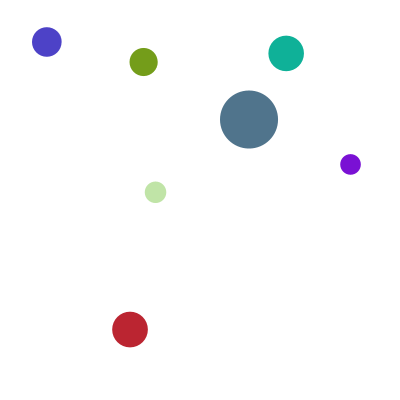
Frame 1 (no input)
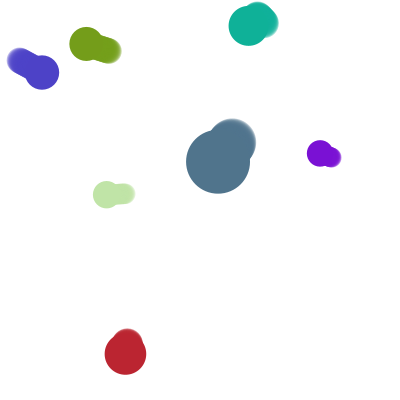
Frame 60 (the mouse pressed at the canvas centre just before this capture)
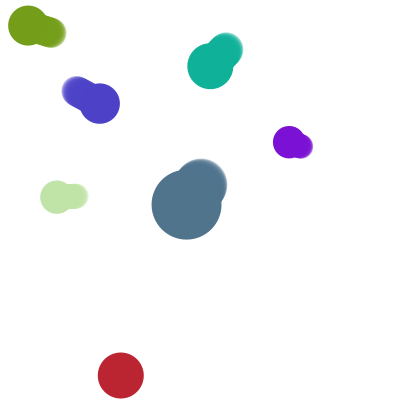
Frame 120 (the mouse held since frame 60 and released just before this capture)

The Processing sketch that drew these frames (run headless with seeded random() and noise(); from frame 60 on, the mouse is pressed at the canvas centre):

// Processing sketch: molecules
// ── molecules.pde
Molecule[] molecules = new Molecule[7];

void setup() {
    surface.setResizable(true);
    frameRate(60);
    size(400, 400);
    background(255);
    for (int i = 0; i < molecules.length; i++) {
        molecules[i] = new Molecule(random(31, width-31), random(31, height-31), random(10, 30)); //limites 31 pour pas que les molécules sortent de l'écran
    }
}

void draw() {
    background(255);
    for (Molecule m : molecules) {
        m.deplacer();
        m.trainer();
        m.afficher();
        m.changeColor();
        m.pulsate();
    }
}

// ── mols.pde
class Molecule {
    float x, y;
    float vx, vy;
    float r;
    color col;
    float pulseSpeed = 0.05;  // vitesse de pulsation
    float time = 0;  // variable de temps

    ArrayList<PVector> trailPositions = new ArrayList<PVector>();
    int maxTrailLength = 20;  // longueur max de la traînée

    Molecule(float x, float y, float r) {
    this.x = x;
    this.y = y;
    this.r = r;
    this.vx = random(-1, 1);
    this.vy = random(-1, 1);
    this.col = color(random(255), random(255), random(255));
    this.time = time;
    this.pulseSpeed = pulseSpeed;
    }

    void deplacer() {
    this.x += this.vx;
    this.y += this.vy;
    // rebot haut bas
    if (this.x > width - r || this.x < r) {
        this.vx *= -1;
    } //rebot gauche droite
    if (this.y > height - r || this.y < r) {
        this.vy *= -1;
    }
    }

    void afficher() {
        fill(col);
        noStroke();
        circle(x, y, 2*r);
    }

    void changeColor() {
        for (int i = 0; i < molecules.length; i++) {
            Molecule autre = molecules[i];
            if (autre != this) {
                float d = dist(this.x, this.y, autre.x, autre.y);
                if (d-5 <= this.r + autre.r) {
                    color c = color(random(255), random(255), random(255));
                    color c2 = color(random(255), random(255), random(255));
                    this.col = c;
                    autre.col = c2;
                    this.vx *= -1;
                    this.vy *= -1;
                }
            }
        }
    }



    void pulsate() {
        if (this.x < (this.r+5) || this.x > width - (this.r+5) || this.y < (this.r+5) || this.y > height - (this.r+5)) { //5 = padding
            return; // on sort sans changer le rayon
        } else if (this.time > 300) { // 300 a 60 fps = 5 sec
            this.pulseSpeed *= -1;
            this.time = 0;
        } else {
            this.r += this.pulseSpeed;
            this.time += 1;
        }
    }

    void trainer() {
        trailPositions.add(new PVector(this.x, this.y));
        if (trailPositions.size() > maxTrailLength) { // test si la trainer est trop longue
            trailPositions.remove(0); // sup plus vieux
        }

        noStroke();
        fill(col, 100);
        for (PVector pos : trailPositions) { //prend les pos du tableau
            circle(pos.x-(this.vx)*(r/4), pos.y-(this.vy)*(r/4), 1.5*this.r); // dessine la traînée avec un décalage
        }
    }
}
